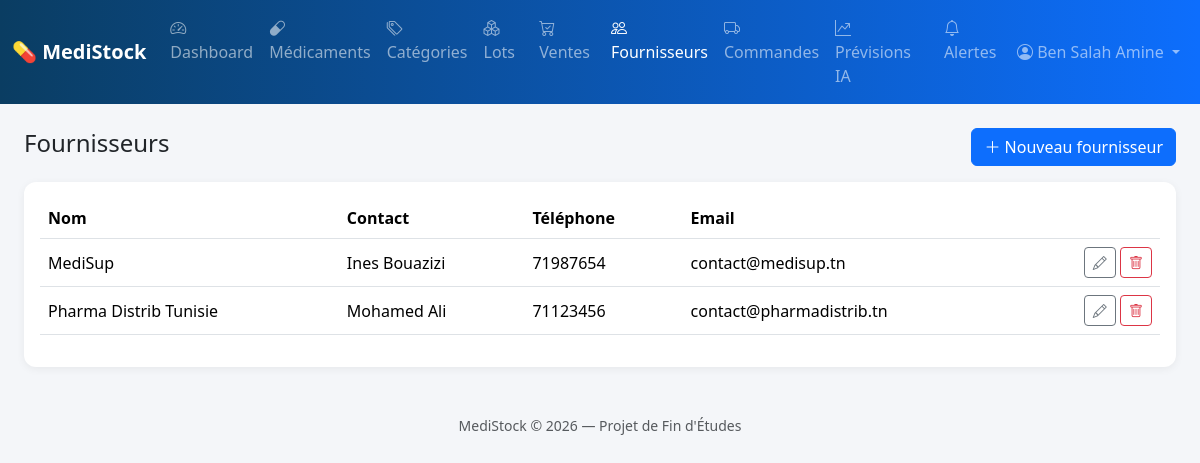
The page /fournisseurs.php (signed in) on the database its author committed.
### tables this page shows
CREATE TABLE fournisseurs (
    id                 INT AUTO_INCREMENT PRIMARY KEY,
    nom                VARCHAR(120) NOT NULL,
    contact_personne   VARCHAR(100),
    telephone          VARCHAR(20),
    email              VARCHAR(100),
    adresse            VARCHAR(255),
    solde_du           DECIMAL(12,3) NOT NULL DEFAULT 0.000,   
    date_creation      DATETIME NOT NULL DEFAULT CURRENT_TIMESTAMP
);

### includes/auth.php (called while the page is built, shortened)
<?php
function current_role() {
    return $_SESSION['role'] ?? null;
}

### fournisseurs.php (the view, shortened to what this page needs)
<?php
require 'config/db.php';
require 'includes/auth.php';
$fournisseurs = $pdo->query("SELECT * FROM fournisseurs ORDER BY nom")->fetchAll();
require 'includes/header.php';
?>
<div class="d-flex justify-content-between align-items-center mb-3">
    <h4>Fournisseurs</h4>
    <?php if (in_array(current_role(), ['administrateur', 'responsable_stock'])): ?>
    <button class="btn btn-primary" data-bs-toggle="modal" data-bs-target="#modalFournisseur" onclick="nouveauFournisseur()">
        <i class="bi bi-plus-lg"></i> Nouveau fournisseur
    </button>
    <?php endif; ?>
</div>
<div class="card p-3">
    <table class="table table-hover align-middle">
        <thead><tr><th>Nom</th><th>Contact</th><th>Téléphone</th><th>Email</th><th></th></tr></thead>
        <tbody>
        <?php foreach ($fournisseurs as $f): ?>
            <tr>
                <td><?= htmlspecialchars($f['nom']) ?></td>
                <td><?= htmlspecialchars($f['contact_personne'] ?? '-') ?></td>
                <td><?= htmlspecialchars($f['telephone'] ?? '-') ?></td>
                <td><?= htmlspecialchars($f['email'] ?? '-') ?></td>
                <td class="text-end">
                    <?php if (in_array(current_role(), ['administrateur', 'responsable_stock'])): ?>
                    <button class="btn btn-sm btn-outline-secondary" onclick='editerFournisseur(<?= json_encode($f, JSON_HEX_APOS | JSON_HEX_QUOT) ?>)'>
                        <i class="bi bi-pencil"></i>
                    </button>
                    <?php endif; ?>
                    <?php if (current_role() === 'administrateur'): ?>
                    <a href="?delete=<?= $f['id'] ?>" class="btn btn-sm btn-outline-danger" onclick="return confirm('Supprimer ?')">
                        <i class="bi bi-trash"></i>
                    </a>
                    <?php endif; ?>
                </td>
            </tr>
        <?php endforeach; ?>
        </tbody>
    </table>
</div>
<?php require 'includes/footer.php'; ?>

### assets/css/style.css (style rules this page uses)
:root { --ms-primary: #0d6efd; --ms-dark: #0a3d62; }
body { background-color: #f4f6f9; font-family: 'Segoe UI', system-ui, sans-serif; }
.card { border: none; border-radius: 12px; box-shadow: 0 2px 8px rgba(0,0,0,.06); }
.table thead { background-color: #eef2f9; }

### rows shown on the page
fournisseurs: nom "MediSup", contact_personne "Ines Bouazizi", telephone "71987654", email "contact@medisup.tn"
fournisseurs: nom "Pharma Distrib Tunisie", contact_personne "Mohamed Ali", telephone "71123456", email "contact@pharmadistrib.tn"

### other values the page prints
$_SESSION['nom'] "Ben Salah Amine"
